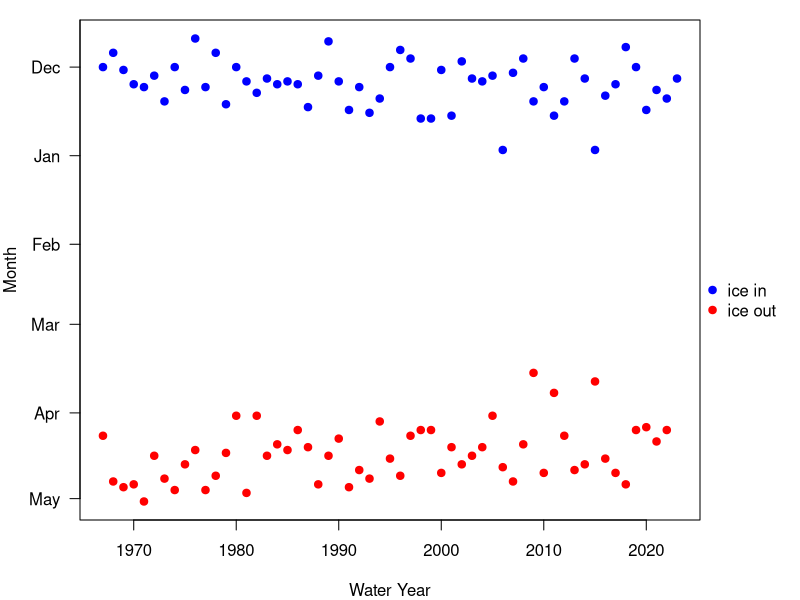
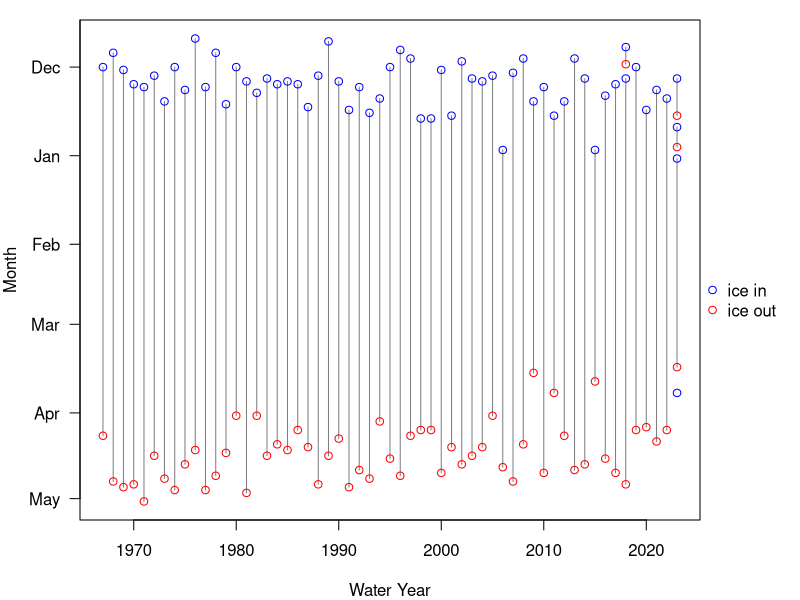

These figures' R source, in order:
#Plot Mirror Lake ice record
#CTS 21 April 2023

library(dplyr)
library(lubridate)
library(ggplot2)

#---- Load and manipulate data ----

d <- read.csv('iceDataMirrorLake.csv') %>% 
  as_tibble() %>%
  mutate(iceInDate = as.Date(iceInDate),
         iceOutDate = as.Date(iceOutDate))

#Examine structure of data
head(d)
str(d)

#Change class of a couple columns
# d$iceInDate <- as.Date(d$iceInDate)
# d$iceOutDate <- as.Date(d$iceOutDate)

# #Calculate iceInDate from iceInDOY
# #The spreadsheet that I got from Tammy did not include the iceInDate. Calculating it and 
# #writing back out to the csv for clarity.
# #Supplying a number (like doy) to as.Date tells it to calculate date as that number of
# #days since origin. So need to use 31 Dec of previous year as origin. 
# d$iceInDate <- as.Date(d$iceInDOY,origin=make_date(year=(d$waterYear-1),month=12,day=31))
# head(d,15)
# tail(d,15)

# #Note that in some cases the calculated iceInDate does not match what is indicated in the
# #comment flag that Brenda left on the .xlsx.
# #Make a temporary version of d to try to sort this out
# dTemp <- select(d,waterYear,iceInDOY,iceInDate_Calculated=iceInDate,iceOutDOY,iceOutDate)
# #Manually enter Brenda's notes on iceInDate from the .xlsx
# brendaNotes <- data.frame(waterYear=c(1976,1989,2006,2015,2019,2020,2021),
#                           iceInDate_BrendaNote=as.Date(c('1976-11-22','1989-11-22','2006-12-30','2015-12-30','2019-12-01','2020-12-16','2021-12-09')))
# #Merge
# dTemp <- left_join(dTemp,brendaNotes,by='waterYear')
# #Reorganize columns
# dTemp <- select(dTemp,waterYear,iceInDOY,iceInDate_Calculated,iceInDate_BrendaNote,iceOutDOY,iceOutDate)
# #Examine result
# dTemp
# #Looking like the only mismatch is in waterYear 1976. Assume that the DOY is correct and
# #Brenda's note is a mistake.

#Write out a new version of the .csv for recording data moving forward
#write.csv(cbind(select(d,waterYear,iceInDate,iceOutDate),comments=NA),file='new file to record data/iceDataMirrorLake.csv',row.names=FALSE)

#Add columns for DOWY (day of water year), accounting for leap days

hbef_dowy_mapper <- function(date){
  
  if(is.na(date)) return(NA_Date_)
  
  is_leap_year <- leap_year(date)
  doy <- yday(date)
  
  june1 <- ifelse(is_leap_year, 153, 152)

  if(doy >= june1){
    dowy <- doy - june1 + 1
  } else {
    dowy <- doy + 214
  }
  
  return(dowy)
}

# d$iceInDOY <- yday(d$iceInDate)
# d$iceOutDOY <- yday(d$iceOutDate)
d$iceInDOWY <- sapply(d$iceInDate, hbef_dowy_mapper)
d$iceOutDOWY <- sapply(d$iceOutDate, hbef_dowy_mapper)

#Add columns for month-day
# d$iceOutMD <- format(as.Date(d$iceOutDOY, origin = '1970-01-01'), '%m-%d')
# d$iceInMD <- format(as.Date(d$iceInDOY, origin = '1970-01-01'), '%m-%d')

#---- Plot data ----

yrange <- range(select(d, ends_with('DOWY')), na.rm = TRUE)
month_starts <- seq(as.Date('1999-01-01'), as.Date('1999-12-31'), by = 'month')
yaxis <- sapply(month_starts, hbef_dowy_mapper)

d_simplified <- d %>% 
  group_by(waterYear) %>% 
  summarize(iceInDate = min(iceInDate),
            iceOutDate = max(iceOutDate, na.rm = FALSE),
            iceInDOWY = min(iceInDOWY),
            iceOutDOWY = max(iceOutDOWY, na.rm = FALSE),
            .groups = 'drop')

jpeg('Mirror Lake ice record.jpg',width=6,height=6,units='in',res=200,quality=90)

par(mar = c(4, 4, 1, 5))

plot(d_simplified$waterYear, d_simplified$iceOutDOWY,
     col = 'red', pch = 19,
     ylim = rev(yrange),
     xlab = 'Water Year', ylab = 'Month', main = '',
     yaxt = 'n')
points(d_simplified$waterYear, d_simplified$iceInDOWY, col = 'blue', pch = 19)
axis(2, at = yaxis, labels = month.abb, las = 1)
legend(x = max(d_simplified$waterYear) + 2, y = mean(yrange),
       legend = c('ice in', 'ice out'),
       col = c('blue', 'red'),
       pch = 19, xpd = NA, bty = 'n')

dev.off()

#---- Plot with connecting lines for periods ----

jpeg('mirror_lake_ice_record_periods.jpg',width=6,height=6,units='in',res=200,quality=90)

point_style <- 21 #19

par(mar = c(4, 4, 1, 5))

plot(d$waterYear, d$iceOutDOWY,
     type = 'n',
     ylim = rev(yrange),
     xlab = 'Water Year', ylab = 'Month', main = '',
     yaxt = 'n')
segments(d$waterYear, d$iceOutDOWY, d$waterYear, d$iceInDOWY, col = 'gray50')
points(d$waterYear, d$iceOutDOWY, col = 'red', pch = point_style)
points(d$waterYear, d$iceInDOWY, col = 'blue', pch = point_style)
axis(2, at = yaxis, labels = month.abb, las = 1)
legend(x = max(d$waterYear) + 2, y = mean(yrange),
       legend = c('ice in', 'ice out'),
       col = c('blue', 'red'),
       pch = point_style, xpd = NA, bty = 'n')

dev.off()

# ggplot(d) +
#   geom_point(mapping=aes(x=waterYear,y=iceOutDOY,col='iceOut')) +
#   geom_point(mapping=aes(x=waterYear,y=iceInDOY,col='iceIn')) +
#   scale_y_reverse() +
#   scale_color_manual(values=c('iceOut'='red','iceIn'='blue')) +
#   labs(y='Day of year')

